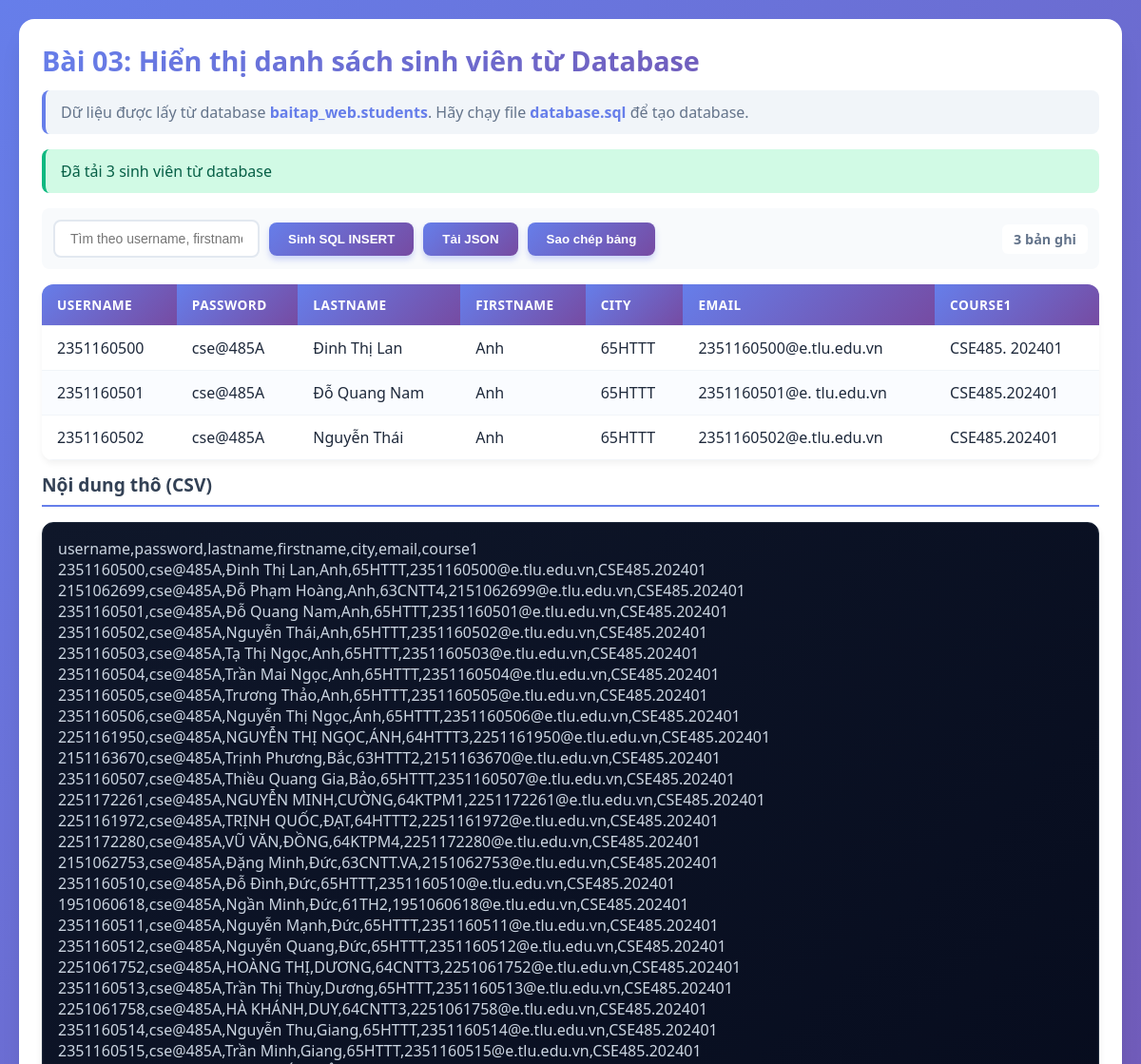
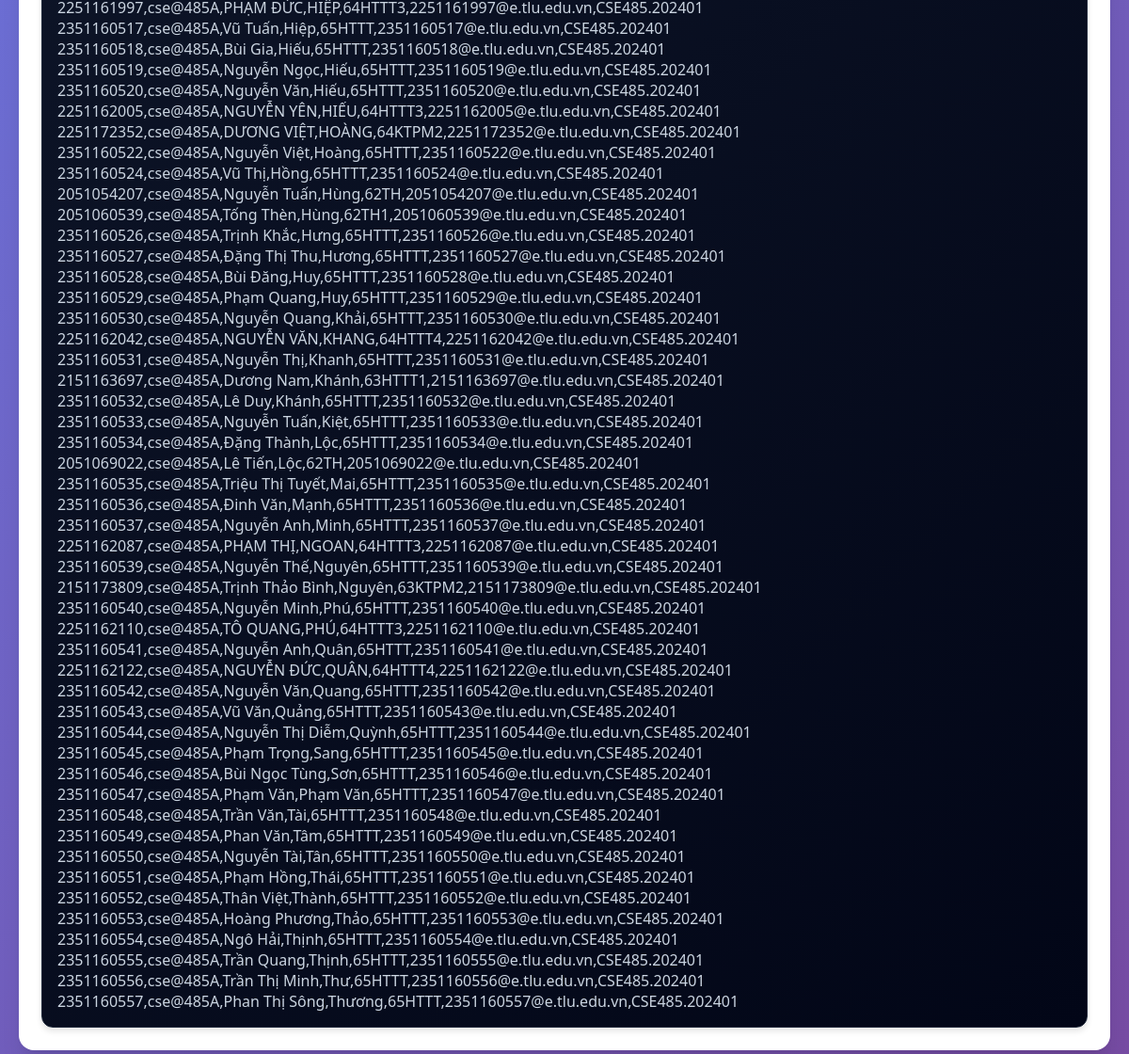
Screenshot of /bai3/index.php with the database file from the repository (2 pictures, top to bottom).
### tables this page shows
CREATE TABLE IF NOT EXISTS students (
    id INT AUTO_INCREMENT PRIMARY KEY,
    username VARCHAR(50) NOT NULL,            
    password VARCHAR(100),                    
    lastname VARCHAR(100),                    
    firstname VARCHAR(100),                   
    city VARCHAR(100),                        
    email VARCHAR(150),                       
    course1 VARCHAR(100),                     
    created_at TIMESTAMP DEFAULT CURRENT_TIMESTAMP
);

### bai3/index.php (the view, shortened to what this page needs)
<?php
require_once('../config.php');
$headers = ['username', 'password', 'lastname', 'firstname', 'city', 'email', 'course1'];
$rows = [];
$message = '';
$csvFile = __DIR__ . '/65HTTT_Danh_sach_diem_danh.csv';
$sql = "SELECT * FROM students ORDER BY id ASC";
$result = mysqli_query($conn, $sql);
if ($result && mysqli_num_rows($result) > 0) {
    while ($row = mysqli_fetch_assoc($result)) {
        $rows[] = $row;
    }
    $message = 'Đã tải ' . count($rows) . ' sinh viên từ database';
} else {
    $message = 'Không có dữ liệu trong database. Vui lòng import file database.sql';
}
?>
<!doctype html>
<html lang="vi">
<head>
</head>
<body>
  <div class="wrap">
    <div class="card">
      <h1>Bài 03: Hiển thị danh sách sinh viên từ Database</h1>
      <div class="note">Dữ liệu được lấy từ database <strong>baitap_web.students</strong>. Hãy chạy file <strong>database.sql</strong> để tạo database.</div>
      <?php if ($message): ?><div class="msg"><?= htmlspecialchars($message) ?></div><?php endif; ?>
      <?php if (empty($headers) || empty($rows)): ?>
        <div class="small">Không có dữ liệu để hiển thị. Hãy chắc rằng file CSV tồn tại và có dòng tiêu đề.</div>
        <?php if (file_exists($csvFile)): ?>
          <h3>Nội dung thô (CSV)</h3>
          <div class="raw"><?= htmlspecialchars(file_get_contents($csvFile)) ?></div>
        <?php endif; ?>
      <?php else: ?>
        <div class="toolbar">
          <input id="q" class="search" placeholder="Tìm theo username, firstname, lastname, city, email..." />
          <form method="post" style="display:inline;margin:0">
            <button type="submit" name="generate_sql" value="1">Sinh SQL INSERT</button>
          </form>
          <button onclick="downloadJSON()">Tải JSON</button>
          <button onclick="copyTable()">Sao chép bảng</button>
          <div class="small" style="margin-left:auto"><?= count($rows) ?> bản ghi</div>
        </div>
        <div class="table-wrap" id="table-wrap">
          <table id="csv-table" cellpadding="0" cellspacing="0" border="0">
            <thead>
              <tr>
                <?php foreach ($headers as $h): ?><th><?= htmlspecialchars($h) ?></th><?php endforeach; ?>
              </tr>
            </thead>
            <tbody>
              <?php foreach ($rows as $r): ?>
                <tr>
                  <?php foreach ($headers as $h): ?>
                    <td><?= htmlspecialchars(isset($r[$h]) ? $r[$h] : '') ?></td>
                  <?php endforeach; ?>
                </tr>
              <?php endforeach; ?>
            </tbody>
          </table>
        </div>
        <?php if (file_exists($csvFile)): ?>
          <h3 style="margin-top:12px">Nội dung thô (CSV)</h3>
          <div class="raw"><?= htmlspecialchars(file_get_contents($csvFile)) ?></div>
        <?php endif; ?>
      <?php endif; ?>
    </div>
  </div>
</body>
</html>

### bai3/index.php (style rules this page uses)
:root { --bg: linear-gradient(135deg, #667eea 0%, #764ba2 100%); --card:#fff; --accent: linear-gradient(135deg, #667eea 0%, #764ba2 100%); --accent-hover: linear-gradient(135deg, #5568d3 0%, #62408a 100%); --success:#10b981; --danger:#ef4444; --warning:#f59e0b; --muted:#64748b; --border:#e2e8f0; }
* { box-sizing:border-box }
body { font-family:'Segoe UI',Tahoma,Geneva,Verdana,sans-serif; background:var(--bg); margin:0; padding:20px; color:#1e293b; min-height:100vh; }
.wrap { max-width:1200px;margin:0 auto }
.card { background:var(--card); padding:24px; border-radius:16px; border:none; box-shadow:0 20px 25px -5px rgba(0,0,0,0.1), 0 10px 10px -5px rgba(0,0,0,0.04); }
h1 { margin:0 0 12px; font-size:1.8rem; background:linear-gradient(135deg, #667eea 0%, #764ba2 100%); -webkit-background-clip:text; -webkit-text-fill-color:transparent; background-clip:text; font-weight:700; }
.note { color:var(--muted); margin-bottom:16px; padding:12px 16px; background:#f1f5f9; border-radius:8px; border-left:4px solid #667eea; }
.note strong { color:#667eea }
button { background:var(--accent); color:#fff; border:0; padding:10px 20px; border-radius:8px; cursor:pointer; font-weight:600; transition:all 0.3s ease; box-shadow:0 4px 6px rgba(102,126,234,0.3); }
.msg { margin:12px 0; padding:12px 16px; background:#d1fae5; color:#065f46; border-radius:8px; border-left:4px solid var(--success); font-weight:500; }
.toolbar { display:flex; gap:10px; align-items:center; margin-top:16px; flex-wrap:wrap; padding:12px; background:#f8fafc; border-radius:8px; }
.search { padding:10px 16px; border:2px solid var(--border); border-radius:8px; transition:all 0.3s ease; font-size:14px; }
.table-wrap { overflow:auto; margin-top:16px; border-radius:12px; box-shadow:0 4px 6px rgba(0,0,0,0.05); }
table { border-collapse:collapse; width:100%; min-width:900px; background:#fff; }
th, td { padding:12px 16px; text-align:left; border-bottom:1px solid #f1f5f9; }
th { background:linear-gradient(135deg, #667eea 0%, #764ba2 100%); color:#fff; position:sticky; top:0; z-index:2; font-weight:600; text-transform:uppercase; font-size:0.85rem; letter-spacing:0.5px; }
tbody tr { transition:all 0.2s ease }
tr:nth-child(even) { background:#fafcff }
.raw { background:linear-gradient(135deg, #0f172a 0%, #020617 100%); color:#cbd5e1; padding:16px; border-radius:12px; white-space:pre-wrap; margin-top:16px; box-shadow:0 4px 6px rgba(0,0,0,0.1); border:1px solid #1e293b; }
.small { font-size:0.9rem; color:var(--muted); font-weight:600; background:#fff; padding:6px 12px; border-radius:6px; margin-left:auto; }
h3 { color:#334155; font-size:1.2rem; margin-top:24px; margin-bottom:12px; padding-bottom:8px; border-bottom:2px solid #667eea; }

### rows the page displays
students: username "2351160500", password "cse@485A", lastname "Đinh Thị Lan", firstname "Anh", city "65HTTT", email "2351160500@e.tlu.edu.vn", course1 "CSE485. 202401"
students: username "2351160501", password "cse@485A", lastname "Đỗ Quang Nam", firstname "Anh", city "65HTTT", email "2351160501@e. tlu.edu.vn", course1 "CSE485.202401"
students: username "2351160502", password "cse@485A", lastname "Nguyễn Thái", firstname "Anh", city "65HTTT", email "2351160502@e.tlu.edu.vn", course1 "CSE485.202401"

### other values shown
$message "Đã tải 3 sinh viên từ database"
count($rows) "3"
$h "USERNAME"
$h "PASSWORD"
$h "LASTNAME"
$h "FIRSTNAME"
$h "CITY"
$h "EMAIL"
$h "COURSE1"
